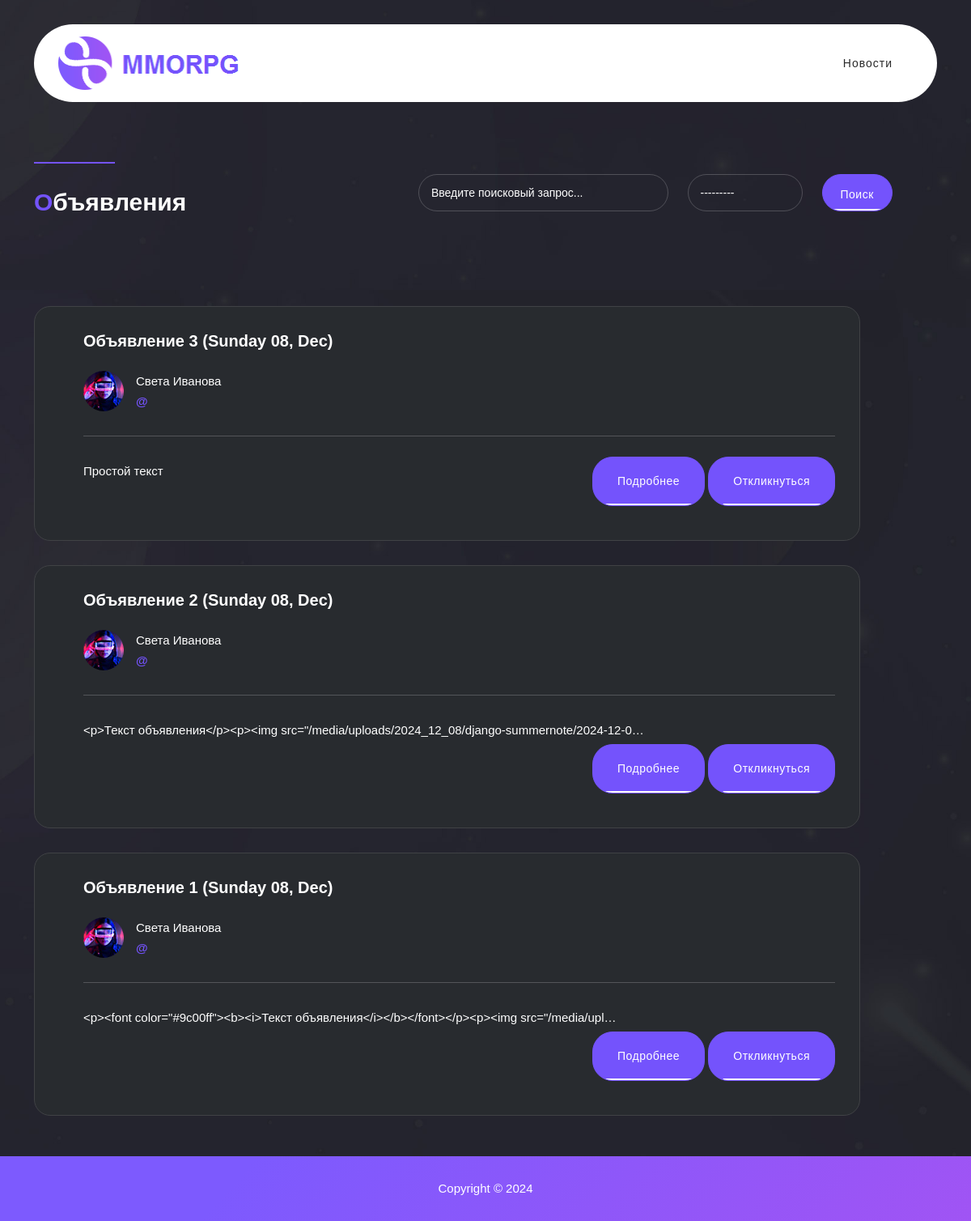
/posts/, run on the app's committed database.
### posts/models.py (models this page shows, shortened)
class Post(models.Model):
    CATEGORIES = [
        ('tank', "Танки"),
        ("hilt", "Хилы"),
        ("dd", "ДД"),
        ("traders", 'Торговцы'),
        ("guild_master", 'Гилдмастеры'),
        ("questgiver", 'Квестгиверы'),
        ("blacksmith", 'Кузнецы'),
        ("tanner", 'Кожевники'),
        ("potion_maker", 'Зельевары'),
        ("spellmaster", 'Мастера заклинаний'),
    ]
    title = models.CharField(max_length=150)
    create_date = models.DateTimeField(auto_now_add=True)
    description = models.TextField()
    category = models.CharField(max_length=35,
                                choices=CATEGORIES)
    author = models.ForeignKey(User, on_delete=models.CASCADE)
    class Meta:
        verbose_name = "Объявление"
        verbose_name_plural = "Объявления"
    def get_absolute_url(self):
        return reverse('detail_post', args=[str(self.id)])

### posts/views.py (the view)
# urls.py: path('', PostList.as_view(), name='posts_portal'),
class PostList(ListView):
    model = Post
    ordering = '-create_date'
    template_name = 'posts.html'
    context_object_name = 'posts'
    def get_queryset(self):
        queryset = super().get_queryset()
        self.filter_posts = PostFilter(self.request.GET, queryset)
        return self.filter_posts.qs
    def get_context_data(self, **kwargs):
        context = super().get_context_data(**kwargs)
        context['filter_posts'] = self.filter_posts
        print('request.path', self.request.path)
        return context

### posts/templatetags/custom_filters.py (called while the page is built)
@register.filter()
def get_nike(user_email):
    return user_email.split("@")[0]

@register.filter()
def get_title(current_url, is_html: bool = False):
    if is_html:
        return mark_safe('<em>О</em>бъявления' if 'post' in current_url else '<em>Н</em>овости')
    else:
        return 'Объявления' if 'post' in current_url else 'Новости'

### templates/posts/posts.html (shortened to what this page needs)
{% extends 'default.html' %}
{% load custom_filters %}
{% block content %}
  <div class="discover-items">
    <div class="container">
      <div class="row">
        <div class="col-lg-5">
          <div class="section-heading">
            <div class="line-dec"></div>
            <h2>{{ request.get_full_path|get_title:"True" }}</h2>
          </div>
        </div>
        <div class="col-lg-7">
          <form id="search-form" name="gs" method="GET" role="search" action="{% if 'post' in request.path %} {% url 'search_posts' %} {% else %} {% url 'search_news' %} {% endif %}">
            <div class="row">
              <div class="col-lg-6">
                <fieldset>
                    {{ filter_posts.form.title }}
                </fieldset>
              </div>
              <div class="col-lg-3">
                <fieldset>
                  {% if filter_posts.form.category %}
                    {{ filter_posts.form.category }}
                  {% else %}
                    {{ filter_posts.form.create_date__gt }}
                  {% endif %}
                </fieldset>
              </div>
              <div class="col-lg-2">
                <fieldset>
                    <button class="main-button">Поиск</button>
                </fieldset>
              </div>
            </div>
          </form>
        </div>
      </div>
    </div>
  </div>
  <div class="currently-market">
    <div class="container">
      <div class="row">
        <div class="col-lg-11">
          {% for post in posts %}
            <div class="item">
              <div class="right-content">
                <h4>{{ post.title }} ({{ post.create_date|date:'l d, M' }})</h4>
                <span class="author">
                  <img src="/static/assets/images/author.jpg" alt="" style="max-width: 50px; border-radius: 50%;">
                  <h6>{{ post.author.first_name }} {{ post.author.last_name }}<br><a>@{{ request.user.email|get_nike }}</a></h6>
                </span>
                <div class="line-dec"></div>
                <span class="bid">
                  {% if post.description %}
                    {{ post.description|truncatechars:90 }}
                  {% else %}
                    {{ post.text|truncatechars:90 }}
                  {% endif %}
                </span>
                <span class="ends">
                <div class="main-button">
                  <a href="{{ post.get_absolute_url }}">Подробнее</a>
                  {% if 'post' in request.path %}
                    <a href="{{ post.get_absolute_url }}/create_reply">Откликнуться</a>
                  {% endif %}
                </div>
                </span>
              </div>
            </div>
          {% endfor %}
        </div>
      </div>
    </div>
  </div>
{% endblock content %}

### data on the page
Post: title "Объявление 3", create_date "Sunday 08, Dec", author.first_name "Света", author.last_name "Иванова", description "Простой текст"
Post: title "Объявление 2", create_date "Sunday 08, Dec", author.first_name "Света", author.last_name "Иванова", description "<p>Текст объявления</p><p><img src=\"/media/uploads/2024_12_08/django-summernote/2024-12-0…"
Post: title "Объявление 1", create_date "Sunday 08, Dec", author.first_name "Света", author.last_name "Иванова", description "<p><font color=\"#9c00ff\"><b><i>Текст объявления</i></b></font></p><p><img src=\"/media/upl…"

### other printed values
{{ request.get_full_path|get_title:"True" }} "О Бъявления"
